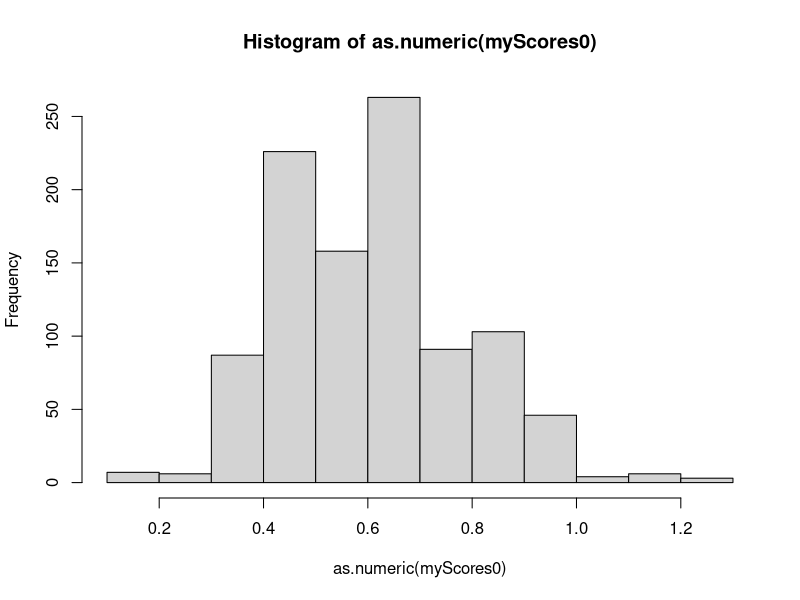
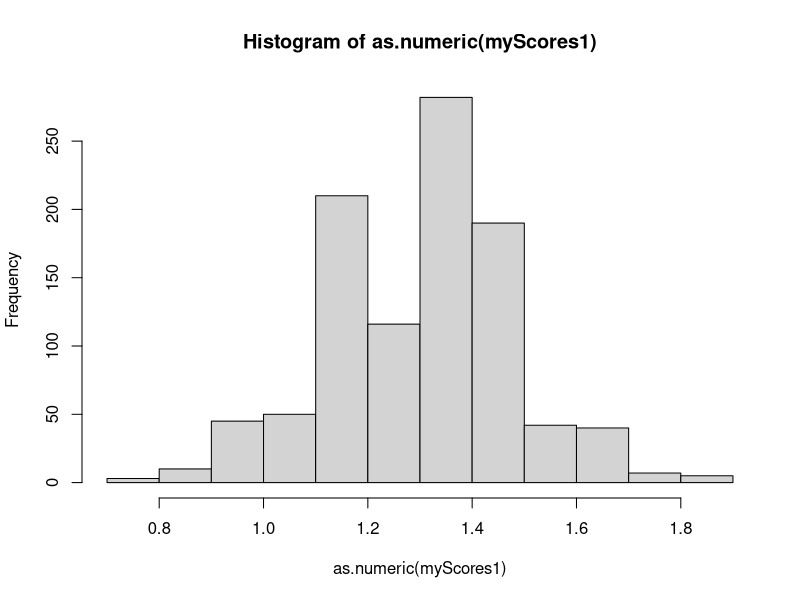
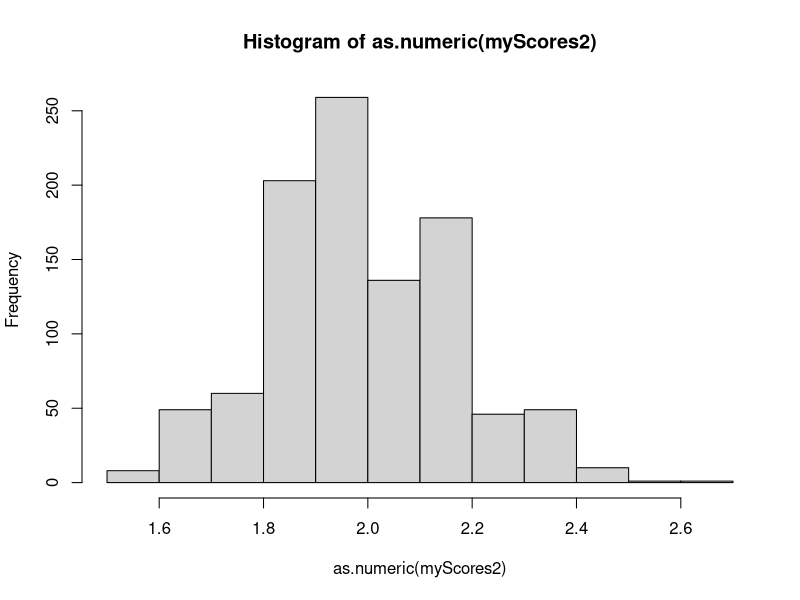
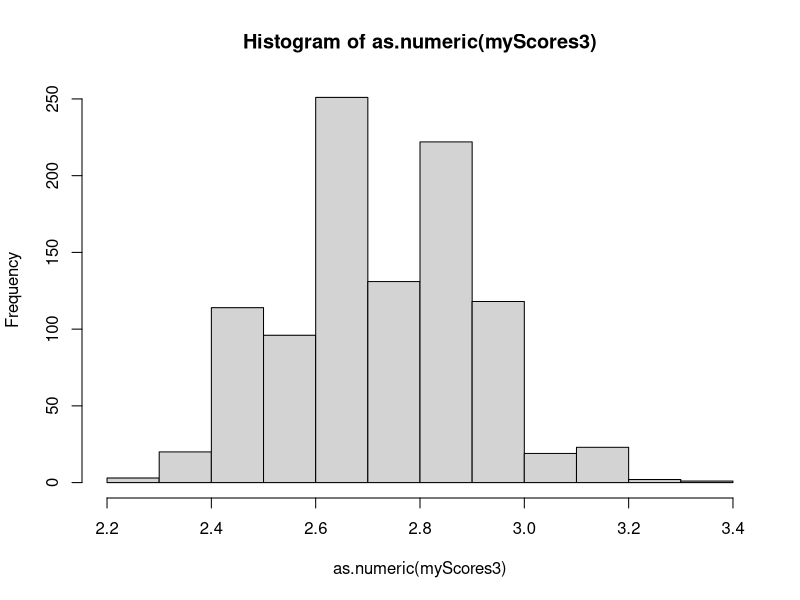
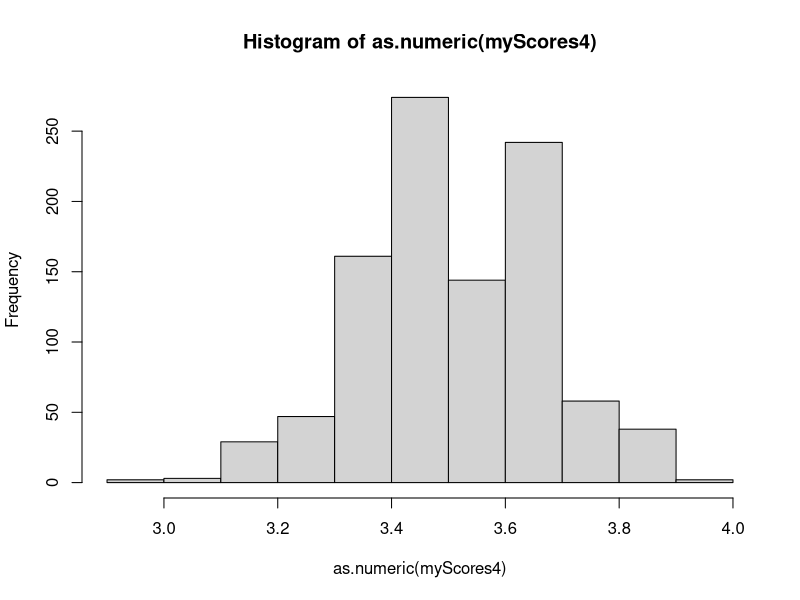
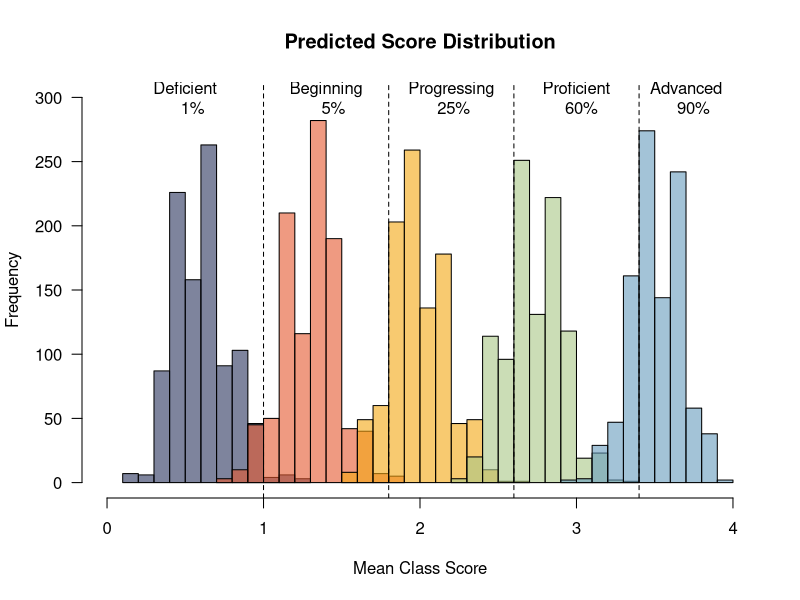

R code for these plots, in order:
library(tidyverse)

set.seed(42)  #Life, the universe, and everything

distribution0 <- function(scores) {
	mean(as.numeric(sample(x = c(0, 1, 2, 3, 4),
			       size=scores,
			       replace=TRUE,
			       prob=c(0.50, 0.40, 0.09, 0.01, 0.00))))  #Beginning
}
distribution1 <- function(scores) {
	mean(as.numeric(sample(x = c(0, 1, 2, 3, 4),
			       size=scores,
			       replace=TRUE,
			       prob=c(0.10, 0.55, 0.30, 0.05, 0.00))))  #Beginning
}

distribution2 <- function(scores) {
	mean(as.numeric(sample(x = c(0, 1, 2, 3, 4),
			       size=scores,
			       replace=TRUE,
			       prob=c(0.00, 0.26, 0.49, 0.24, 0.01))))  #Progressing
}

distribution3 <- function(scores) {
	mean(as.numeric(sample(x = c(0, 1, 2, 3, 4),
			       size=scores,
			       replace=TRUE,
			       prob=c(0.00, 0.01, 0.39, 0.46, 0.14))))  #Proficient
}

distribution4 <- function(scores) {
	mean(as.numeric(sample(x = c(0, 1, 2, 3, 4),
			       size=scores,
			       replace=TRUE,
			       prob=c(0.00, 0.00, 0.10, 0.27, 0.63))))  #Advanced
}

myScores0 <- ""
myScores1 <- ""
myScores2 <- ""
myScores3 <- ""
myScores4 <- ""

# Create 1000 classes of 16 students each from each distribution
for (i in 1:1000) {
	myScores0[i] <- distribution0(16) #faculty-student ratio is 16:1 at FSU
	myScores1[i] <- distribution1(16)
	myScores2[i] <- distribution2(16)
	myScores3[i] <- distribution3(16)
	myScores4[i] <- distribution4(16)
}

# Create each histogram
plot0 <- hist(as.numeric(myScores0))
plot1 <- hist(as.numeric(myScores1))
plot2 <- hist(as.numeric(myScores2))
plot3 <- hist(as.numeric(myScores3))
plot4 <- hist(as.numeric(myScores4))

# Make one nice plot with all distributions
# Standard colors for the levels with 40% transparency (60% opacity) to visualize any overlap
plot(plot0, xlim = c(0,4), xlab = "Mean Class Score", ylim = c(0,300), las = 1, main = "Predicted Score Distribution", col = "#29335c99")
plot(plot1, xlim = c(0,4), ylim = c(0,300), col = "#e4572e99", add=T)
plot(plot2, xlim = c(0,4), ylim = c(0,300), col = "#f3a71299", add=T)
plot(plot3, xlim = c(0,4), ylim = c(0,300), col = "#a8c68699", add=T)
plot(plot4, xlim = c(0,4), ylim = c(0,300), col = "#669bbc99", add=T)
# Add threshold lines
abline(v=1.0, lty=2)
abline(v=1.8, lty=2)
abline(v=2.6, lty=2)
abline(v=3.4, lty=2)
# Label regions
text(0.5, 300, "Deficient\n   1%")
text(1.4, 300, "Beginning\n   5%")
text(2.2, 300, "Progressing\n 25%")
text(3.0, 300, "Proficient\n  60%")
text(3.7, 300, "Advanced\n   90%")

# Gather some summary statistics on the distributions
mySummary <- tibble("Level"=c("Deficient","Beginning","Progressing","Proficient","Advanced"),
		    "Min"=c(min(myScores0),min(myScores1),min(myScores2),min(myScores3),min(myScores4)),
		    "Max"=c(max(myScores0),max(myScores1),max(myScores2),max(myScores3),max(myScores4)),
		    "Mean"=c(mean(as.numeric(myScores0)),mean(as.numeric(myScores1)),
		    	 mean(as.numeric(myScores2)),mean(as.numeric(myScores3)),mean(as.numeric(myScores4))),
		    "Std_Dev"=c(sd(as.numeric(myScores0)),sd(as.numeric(myScores1)),sd(as.numeric(myScores2)),sd(as.numeric(myScores3)),sd(as.numeric(myScores4))),
		    "CI"=c(2.96*sd(as.numeric(myScores0))/sqrt(as.numeric(length(myScores0))),2.96*sd(as.numeric(myScores1))/sqrt(as.numeric(length(myScores1))),2.96*sd(as.numeric(myScores2))/sqrt(as.numeric(length(myScores2))),2.96*sd(as.numeric(myScores3))/sqrt(as.numeric(length(myScores3))),2.96*sd(as.numeric(myScores4))/sqrt(as.numeric(length(myScores4)))),
		    "Median"=c(median(as.numeric(myScores0)),median(as.numeric(myScores1)),
		    	   median(as.numeric(myScores2)),median(as.numeric(myScores3)),median(as.numeric(myScores4))))
mySummary
#fracDef <- sum(myScores < 1.0)/length(myScores)
#fracBeg <- sum(myScores < 1.8)/length(myScores) - fracDef
#fracPrg <- sum(myScores < 2.6)/length(myScores) - fracDef - fracBeg
#fracPrf <- sum(myScores < 3.4)/length(myScores) - fracDef - fracBeg - fracPrg
#fracAdv <- sum(myScores >=3.4)/length(myScores)

#myLevels <- c(fracDef,fracBeg,fracPrg,fracPrf,fracAdv)

#myResult <- tibble("Level"=c("Deficient","Beginning","Progressing","Proficient","Advanced"),
#		   "Fraction"=myLevels)

#myResult
#paste("Fraction Deficient: ",   fracDef)
#paste("Fraction Beginning: ",   fracBeg)
#paste("Fraction Progressing: ", fracPrg)
#paste("Fraction Proficient: ",  fracPrf)
#paste("Fraction Advanced: ",    fracAdv)

#sample1 <- tibble("Competency"=c(rep("Natural Sciences",20)),"SCI1"=c(rep(3,20)))
#sample2 <- tibble("Competency"=c(rep("Culture",20)),"CUL1"=c(rep(2,20)))
#joined <- full_join(sample1, sample2, by="Competency")
